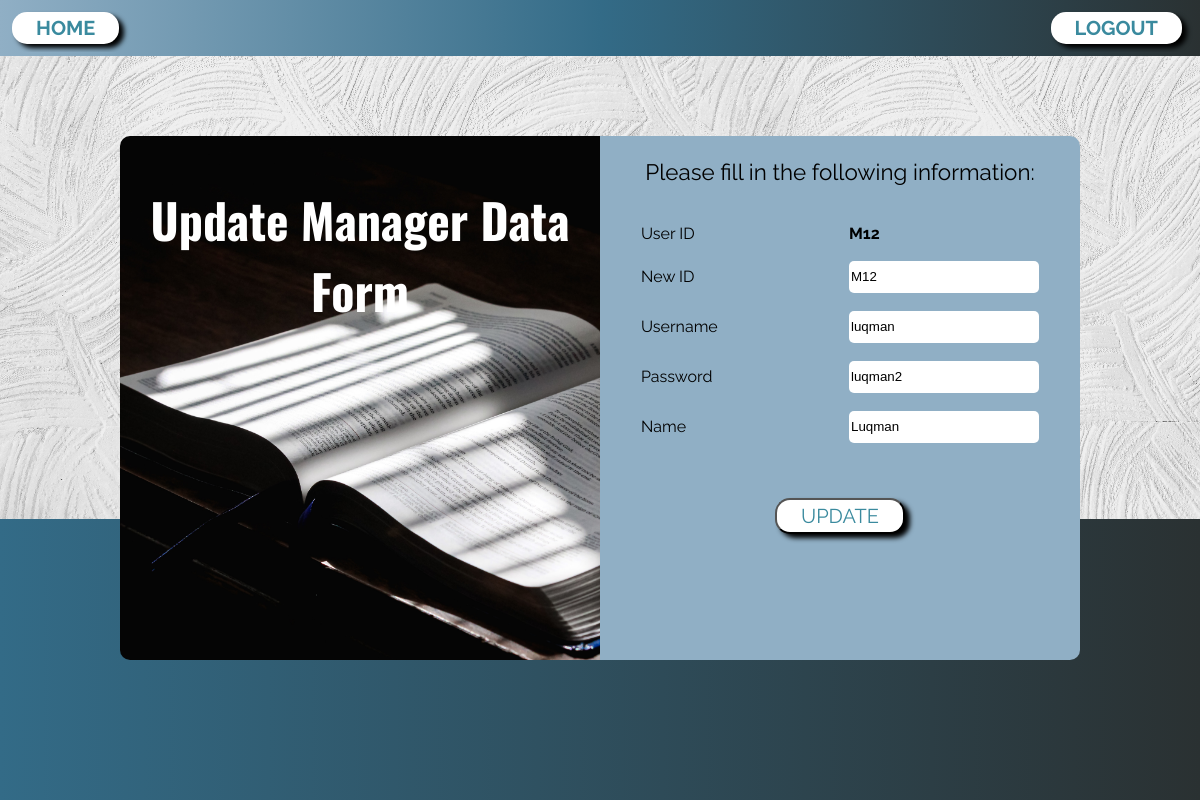
Screenshot of /Update/update_manager_form.php?id=M12 (signed in) with the database file from the repository.
### tables this page shows
CREATE TABLE `manager` (
  `id` varchar(10) NOT NULL,
  `username` varchar(15) DEFAULT NULL,
  `password` varchar(20) DEFAULT NULL,
  `level` int(1) DEFAULT NULL,
  `name` varchar(30) DEFAULT NULL
);

### Update/update_manager_form.php (the view, shortened to what this page needs)
<?php
if ($_SESSION["LEVEL"] != 3) {
?>
<html>
<head>
<title>Updating Manager Data</title><head>
<link rel="stylesheet" href="../style-main.css">
<body>
	<div class="container-main">
	<div class="header">
    	<ul>
			<li><a href="../Start/main.php" class="btn">Home</a></li>
			<li style="float:right"><a href="../Start/logout.php" class="btn">LOGOUT</a></li>
		</ul>
	</div>
  	<div class="footer"></div>
	<div id="form-title">
		<p id="p2">Update Manager Data Form</p>
	</div>
	<?php
		require ("../Database/config.php");
		if ($_SESSION["LEVEL"] == 1)
			$ID = $_GET['id'];
		else
			$ID = $_SESSION["ID"];
		$sql="SELECT * FROM Manager WHERE id='$ID'";
		$result = mysqli_query($conn, $sql);
		$rows=mysqli_fetch_assoc($result);
	?>
	<div id="form-content">
	<p id="p1">Please fill in the following information:</p>
	<form name="form1" method="post" action="update_manager.php" onsubmit="return validate()">
	<table class="form">
		<tr>
			<td class="form-text"> User ID</td>
			<td><b id="oldid"><?php echo $rows['id']; ?></b></td>
		</tr>
			<?php if ($_SESSION["LEVEL"] == 1) {?>
			<td class="form-text">New ID</td>
			<td><input name="id" class="form-box" type="text" id="id" value="<?php echo $rows['id']; ?>"></td>
			<?php } ?>
		<tr>
			<td class="form-text">Username</td>
			<td><input name="username" class="form-box" type="text" id="username"value="<?php echo $rows['username']; ?>"></td>
		<tr>
			<td class="form-text">Password</td>
			<td><input name="password" class="form-box" type="text" id="password" value="<?php echo $rows['password']; ?>"></td>
		<tr>
			<td class="form-text">Name</td>
			<td><input name="name" class="form-box" type="text" id="name" value="<?php echo $rows['name']; ?>"></td>
		</tr>
		</table>
		<br><br>
		<input type="submit" name="Submit" value="Update" class="btn">
		</form>
	</div>
</div>
</body>
</html>
<?php
} else {
  echo "<p>Wrong User Level! You are not authorized to view this page</p>";
  echo "<p><a href='../Start/logout.php'>LOGOUT</a></p>";
  }
?>

### style-main.css (style rules this page uses)
body { margin: 0; min-height: 100vh; text-align: center; }
.container-main { display: grid; grid-template-columns: 0.6fr 1.2fr 1.2fr 1.2fr 1.2fr 0.6fr; grid-template-rows: 0.4fr 2.3fr 1fr 1fr 1fr; grid-auto-flow: row; width: 100%; height: 100%; }
.header { grid-area: 1 / 1 / 2 / 7; background:linear-gradient(to right,#90AFC5,#336B87,#2A3132); }
ul { list-style-type: none; margin: 0.5vh; padding: 1vh; overflow: hidden; color: #2A3132; font-family: 'Raleway', sans-serif; }
li { float: left; font-size: 2.67vh; text-transform: uppercase; font-weight: bold; }
li a { margin-right: 0.5vw; }
.footer { grid-area: 4 / 1 / 6 / 7; background:linear-gradient(to right,#336B87 ,#2A3132 ); }
.btn { box-shadow:5px 4px 5px 0px black; background-color:white; border-radius:15px; display:inline-block; cursor:pointer; color:#3a8a9e; font-size: 2.5vh; padding:0.5vh 2vw; text-decoration:none; text-transform: uppercase; font-family:'Raleway', sans-serif ; }
#form-title { grid-area: 2 / 2 / 5 / 4; border-radius: 10px 0 0 10px; background-image: url(image/form_background_2.jpg); background-size: cover; background-color: #2A3132; margin-top: 10vh; }
#form-title #p2 { font-size: 6vh; font-weight: bold; font-family: 'Oswald', sans-serif; color: white; }
#form-content { grid-area: 2 / 4 / 5 / 6; background-color: #90AFC5; border-radius: 0 10px 10px 0; text-align: center; margin-top: 10vh; padding: 0vh 2vw ; font-family: 'Raleway', sans-serif; }
table.form, table.form td { table-layout: fixed; width: 100%; }
table.form { border-spacing: 2vh; }
input.form-box { width: 100%; border-radius: 5px; border: none; height: 4vh; }
#form-content #p1 { font-size: 2.8vh; }
#form-content td.form-text { grid-area: 2 / 4 / 4 / 5; font-size: 2vh; }

### rows the page displays
manager: id "M12", password "luqman2", name "Luqman"
